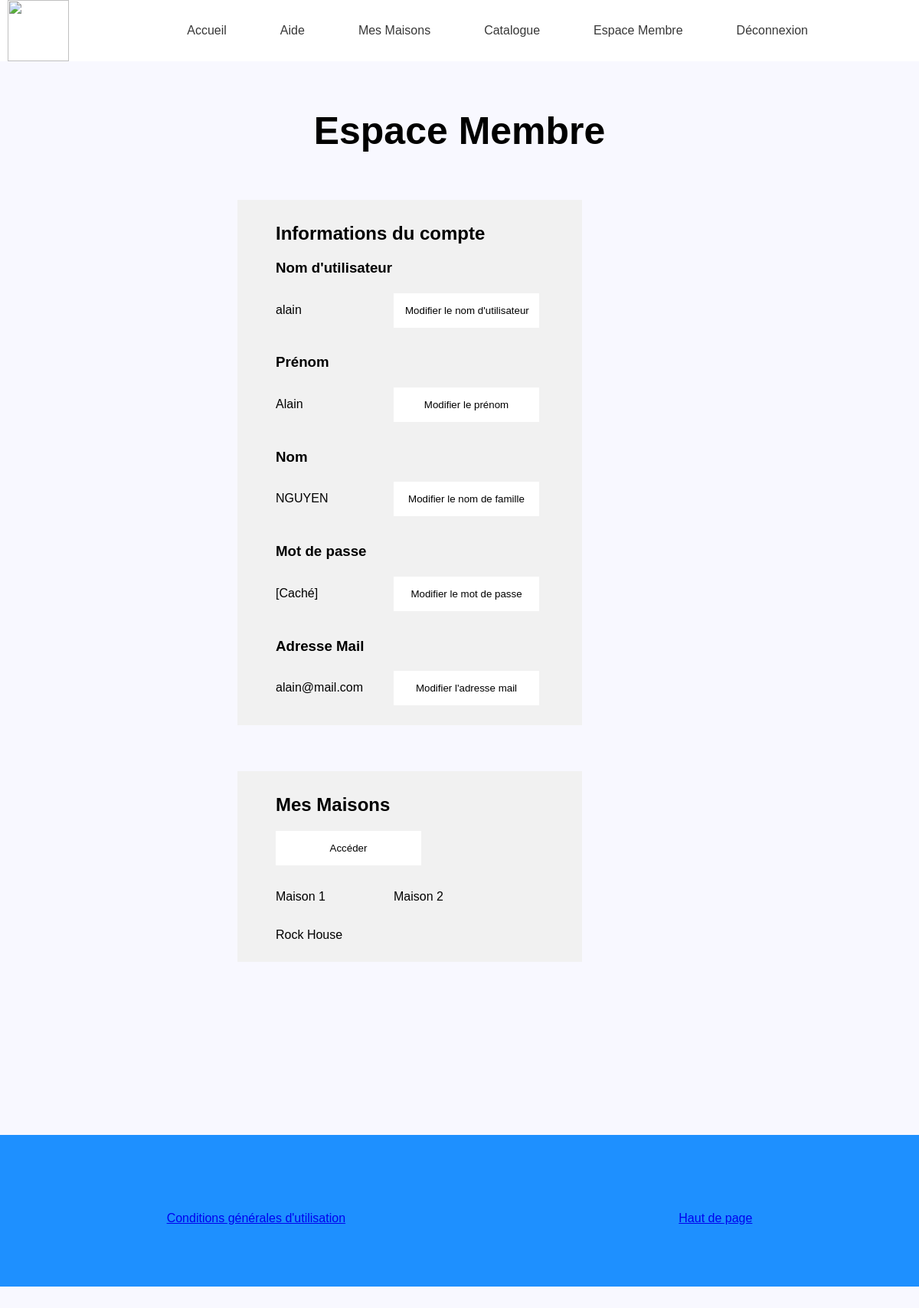
/index.php?page=member (signed in), run on the app's committed database.
### tables this page shows
CREATE TABLE IF NOT EXISTS `users` (
  `user_id` int(8) NOT NULL AUTO_INCREMENT,
  `user_name` varchar(30) NOT NULL,
  `user_lastname` varchar(32) DEFAULT NULL,
  `user_firstname` varchar(32) DEFAULT NULL,
  `user_pass` varchar(255) NOT NULL,
  `user_email` varchar(255) NOT NULL,
  `user_date` datetime NOT NULL,
  PRIMARY KEY (`user_id`),
  UNIQUE KEY `user_name_unique` (`user_name`)
);

CREATE TABLE IF NOT EXISTS `houselinks` (
  `houselink_id` int(11) NOT NULL AUTO_INCREMENT,
  `house_id` int(11) NOT NULL,
  `user_id` int(11) NOT NULL,
  PRIMARY KEY (`houselink_id`)
);

CREATE TABLE IF NOT EXISTS `houses` (
  `house_id` int(11) NOT NULL AUTO_INCREMENT,
  `house_name` varchar(32) NOT NULL,
  `admin_id` varchar(32) NOT NULL,
  PRIMARY KEY (`house_id`)
);

### member.php (the view)
<?php
$bdd = new PDO('mysql:host=127.0.0.1;dbname=jabasof', 'root', '',array (PDO::MYSQL_ATTR_INIT_COMMAND => 'SET NAMES \'UTF8\''));
?>
<link rel="stylesheet" type="text/css" href="member.css">
<center><h2 style="font-family:sans-serif; color: black; font-size: 50px;">Espace Membre</h2></center>
    <div class="container">
        <div class="subcontainers">
            <?php
            if (isset($_GET['id']) AND $_SESSION['user_id']==1){
                $userid = htmlspecialchars($_GET['id']);
            }else{
                $userid = htmlspecialchars($_SESSION['user_id']);
            }
            $getinfos = $bdd->query("SELECT * FROM `users`
                                                    WHERE users.user_id = ".$userid);
            while($result=$getinfos->fetch()){
                echo
                    '
                        <h2>Informations du compte</h2>
                            <h3>Nom d\'utilisateur</h3>
                            <p>'.$result['user_name'].'</p>
                            <form action="?page=memberedit&value=user_name&id='.$userid.'" method="post">
                                <input type="submit" value="Modifier le nom d\'utilisateur" />
                            </form>
                            <h3>Prénom</h3>
                            <p>'.$result['user_firstname'].'</p>
                            <form action="?page=memberedit&value=user_firstname&id='.$userid.'" method="post">
                                <input type="submit" value="Modifier le prénom" />
                            </form>
                            <h3>Nom</h3>
                            <p>'.$result['user_lastname'].'</p>
                            <form action="?page=memberedit&value=user_lastname&id='.$userid.'" method="post">
                                <input type="submit" value="Modifier le nom de famille" />
                            </form>
                            <h3>Mot de passe</h3>
                            <p>[Caché]</p>
                            <form action="?page=memberedit&value=user_pass&id='.$userid.'" method="post">
                                <input type="submit" value="Modifier le mot de passe" />
                            </form>
                            <h3>Adresse Mail</h3>
                            <p>'.$result['user_email'].'</p>
                            <form action="?page=memberedit&value=user_email&id='.$userid.'" method="post">
                                <input type="submit" value="Modifier l\'adresse mail" />
                            </form>
                '
                ;
            }
            ?>
        </div>
        <div class="subcontainers">
            <h2>Mes Maisons</h2>
            <?php
            if (isset($_GET['id']) AND $_SESSION['user_id']==1){
                echo '
                <form action="?page=houses&id='.$userid.'" method="post">
                    <input type="submit" value="Accéder">
                </form><br>
            ';
            }else{
                echo '
                <form action="?page=houses" method="post">
                    <input type="submit" value="Accéder">
                </form><br>
            ';
            }
            $gethouses = $bdd->query("SELECT * FROM `users`
                                                    INNER JOIN `houselinks` ON users.user_id = houselinks.user_id
                                                    INNER JOIN `houses` ON houses.house_id = houselinks.house_id
                                                    WHERE users.user_id =".$userid);
            while($result=$gethouses->fetch()){
                echo
                '
                        <p>'.$result['house_name'].'</p>
                '
                ;
            }
            ?>
        </div>
    </div>

### header.css (style rules this page uses)
html { box-sizing: border-box; }
*, *:before, *:after { box-sizing: inherit; }
html, body { margin:0; padding:0; }
body { background: ghostwhite; }
h3,h2,h1,p { font-family: sans-serif; }

### member.css (style rules this page uses)
.container { padding-top: 10px; padding-right: 10px; padding-left: 100px; padding-bottom: 10px; margin-top: 10px; margin-right: 200px; margin-left: 200px; margin-bottom: 50px; }
.subcontainers { vertical-align: top; padding-top: 10px; padding-right: 10px; padding-left: 50px; padding-bottom: 10px; margin-top: 10px; margin-right: 10px; margin-left: 10px; margin-bottom: 50px; background : #f1f1f1; width : 450px; display : inline-block; }
p, form { display: inline-block; }
p { width : 150px; }
input { width : 190px; padding : 15px 15px 15px 15px; border : none; background: #FFFFFF; }

### data on the page
users: user_name "alain", user_firstname "Alain", user_lastname "NGUYEN", user_email "alain@mail.com"
houselinks: house.house_name "Maison 1"
houselinks: house.house_name "Maison 2"
houselinks: house.house_name "Rock House"
